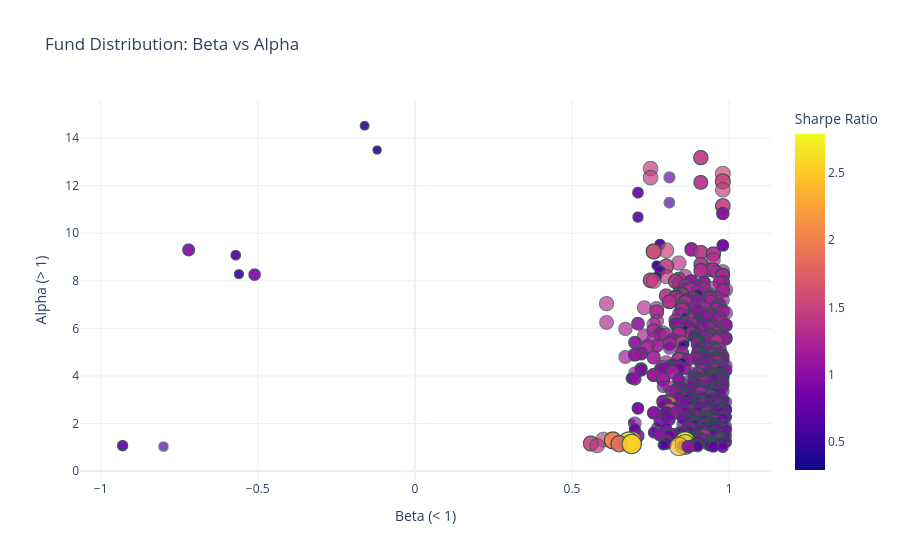

Notebook code cell kept with this figure:
### Code cell
# Create an interactive scatter plot of beta vs alpha, with sharpe ratio as color/size
fig = px.scatter(filtered_df, x='beta', y='alpha',
                 size='sharpe', color='sharpe',
                 hover_data=['name', 'beta', 'alpha', 'sharpe'],
                 title='Fund Distribution: Beta vs Alpha',
                 labels={'beta': 'Beta (< 1)', 
                        'alpha': 'Alpha (> 1)',
                        'sharpe': 'Sharpe Ratio'},
                 template=template)

# Update layout for better visualization
fig.update_traces(marker=dict(line=dict(width=1, color='DarkSlateGrey')),
                  selector=dict(mode='markers'))
fig.update_layout(coloraxis_colorbar_title='Sharpe Ratio')

fig.show()

### Figure 1 — Plotly figure (JSON) as saved in the notebook; plotly's stock layout.template omitted (floating-point values rounded to 4 significant figures; data arrays with more than 128 entries replaced by an {"elided": "..."} marker saying what was removed)
{"data": [{"customdata": {"elided": "1223x2 mixed values"}, "hovertemplate": "Beta (< 1)=%{x}<br>Alpha (> 1)=%{y}<br>Sharpe Ratio=%{marker.color}<br>name=%{customdata[0]}<extra></extra>", "legendgroup": "", "marker": {"color": {"elided": "1223 float values"}, "coloraxis": "coloraxis", "line": {"color": "DarkSlateGrey", "width": 1}, "size": {"elided": "1223 float values"}, "sizemode": "area", "sizeref": 0.006975, "symbol": "circle"}, "mode": "markers", "name": "", "showlegend": false, "type": "scattergl", "x": {"elided": "1223 float values"}, "xaxis": "x", "y": {"elided": "1223 float values"}, "yaxis": "y"}], "layout": {"coloraxis": {"colorbar": {"title": {"text": "Sharpe Ratio"}}, "colorscale": [[0, "#0d0887"], [0.1111, "#46039f"], [0.2222, "#7201a8"], [0.3333, "#9c179e"], [0.4444, "#bd3786"], [0.5556, "#d8576b"], [0.6667, "#ed7953"], [0.7778, "#fb9f3a"], [0.8889, "#fdca26"], [1, "#f0f921"]]}, "legend": {"itemsizing": "constant", "tracegroupgap": 0}, "title": {"text": "Fund Distribution: Beta vs Alpha"}, "xaxis": {"anchor": "y", "domain": [0, 1], "title": {"text": "Beta (< 1)"}}, "yaxis": {"anchor": "x", "domain": [0, 1], "title": {"text": "Alpha (> 1)"}}}}
